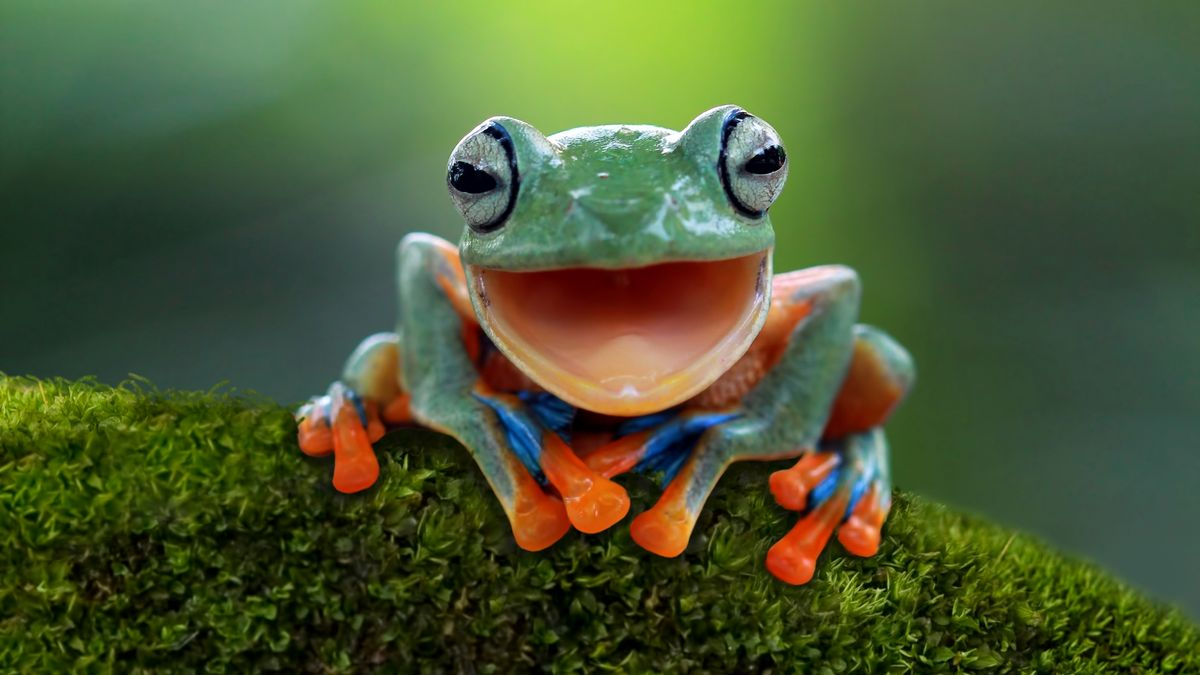
#> input picture 342_python_data_processing/frog.jpg, 1200 x 675 px
$ python Coursera_module1.py
#> lines starting #> are read from the running program, lines starting #| are printed output that depends on the picture
from PIL import Image
import json
import requests


# using pillow library to photo edit
im = Image.open("frog.jpg")
#> im is the input picture: PIL image 1200x675 RGB; mean R, G, B 74.9, 89, 52.7
im.rotate(45).show()
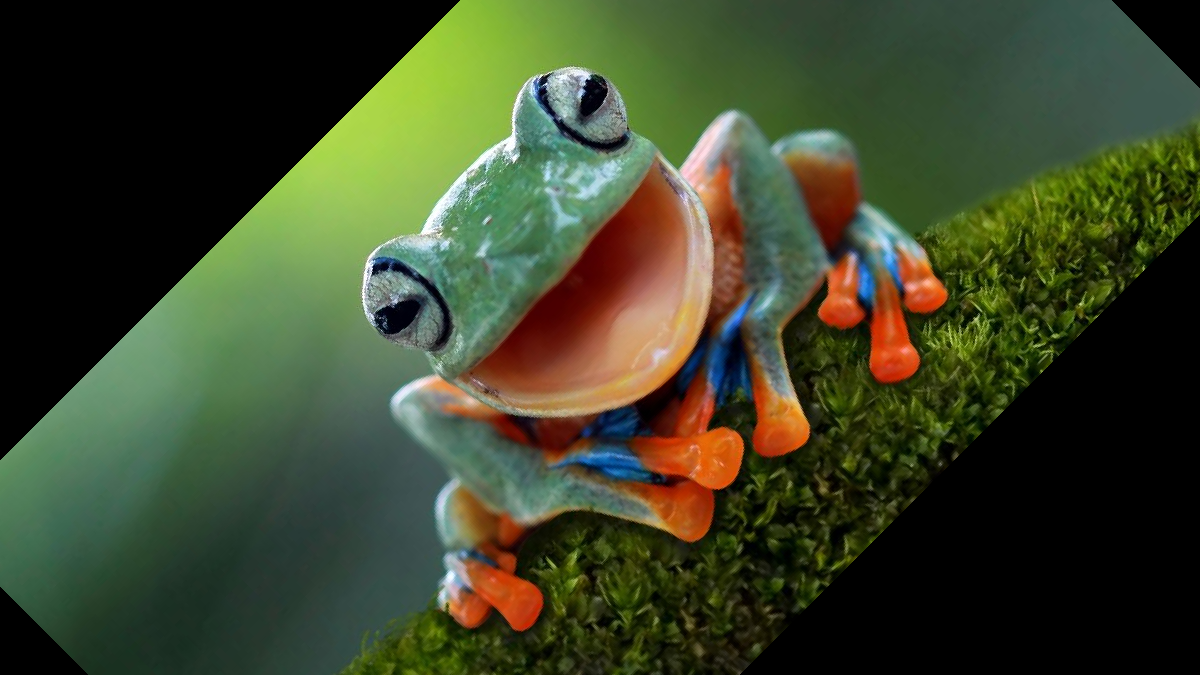
#> shown: PIL image 1200x675 RGB; mean R, G, B 60, 68.5, 42.2

#> (the run stopped early here; a loop or call above may not have finished)
